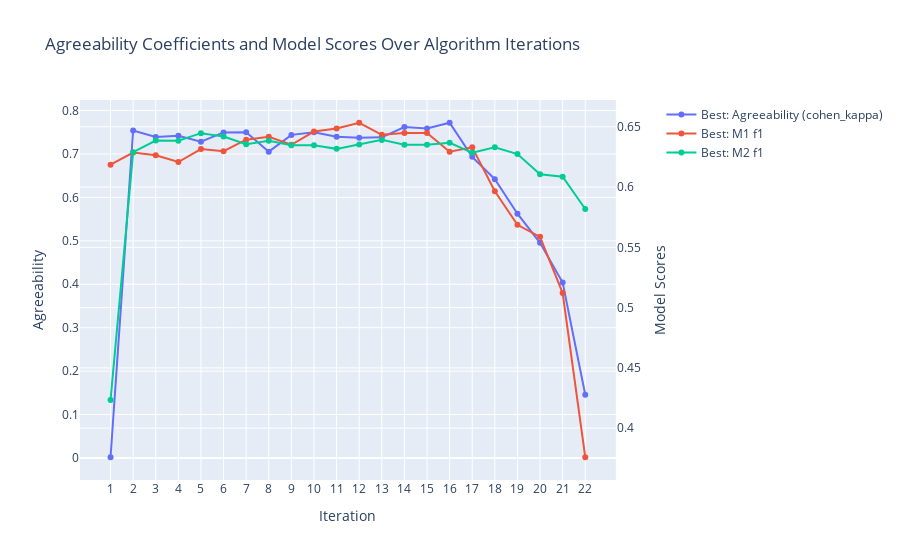

The code cell stored with this chart in its notebook:
### Code cell
seeker.plot_from_results()

### Figure 1 — Plotly figure (JSON) as saved in the notebook; plotly's stock layout.template omitted (floating-point values rounded to 4 significant figures)
{"data": [{"hoverinfo": "text", "hovertext": ["<br> Best: Agreeability (cohen_kappa): <br> 0.0016 <br> All: Mean Agreeability (cohen_kappa): <br> 0.0016 <br> All: Agreeability St. Dev.: <br> 0.0000", "<br> Best: Agreeability (cohen_kappa): <br> 0.7541 <br> All: Mean Agreeability (cohen_kappa): <br> 0.1012 <br> All: Agreeability St. Dev.: <br> 0.1629", "<br> Best: Agreeability (cohen_kappa): <br> 0.7393 <br> All: Mean Agreeability (cohen_kappa): <br> 0.6120 <br> All: Agreeability St. Dev.: <br> 0.1018", "<br> Best: Agreeability (cohen_kappa): <br> 0.7417 <br> All: Mean Agreeability (cohen_kappa): <br> 0.6498 <br> All: Agreeability St. Dev.: <br> 0.0690", "<br> Best: Agreeability (cohen_kappa): <br> 0.7282 <br> All: Mean Agreeability (cohen_kappa): <br> 0.6362 <br> All: Agreeability St. Dev.: <br> 0.0870", "<br> Best: Agreeability (cohen_kappa): <br> 0.7497 <br> All: Mean Agreeability (cohen_kappa): <br> 0.6428 <br> All: Agreeability St. Dev.: <br> 0.0746", "<br> Best: Agreeability (cohen_kappa): <br> 0.7500 <br> All: Mean Agreeability (cohen_kappa): <br> 0.6351 <br> All: Agreeability St. Dev.: <br> 0.0904", "<br> Best: Agreeability (cohen_kappa): <br> 0.7054 <br> All: Mean Agreeability (cohen_kappa): <br> 0.6383 <br> All: Agreeability St. Dev.: <br> 0.0862", "<br> Best: Agreeability (cohen_kappa): <br> 0.7440 <br> All: Mean Agreeability (cohen_kappa): <br> 0.6994 <br> All: Agreeability St. Dev.: <br> 0.0551", "<br> Best: Agreeability (cohen_kappa): <br> 0.7499 <br> All: Mean Agreeability (cohen_kappa): <br> 0.7026 <br> All: Agreeability St. Dev.: <br> 0.0380", "<br> Best: Agreeability (cohen_kappa): <br> 0.7399 <br> All: Mean Agreeability (cohen_kappa): <br> 0.6959 <br> All: Agreeability St. Dev.: <br> 0.0486", "<br> Best: Agreeability (cohen_kappa): <br> 0.7375 <br> All: Mean Agreeability (cohen_kappa): <br> 0.6973 <br> All: Agreeability St. Dev.: <br> 0.0397", "<br> Best: Agreeability (cohen_kappa): <br> 0.7383 <br> All: Mean Agreeability (cohen_kappa): <br> 0.6921 <br> All: Agreeability St. Dev.: <br> 0.0469", "<br> Best: Agreeability (cohen_kappa): <br> 0.7621 <br> All: Mean Agreeability (cohen_kappa): <br> 0.6930 <br> All: Agreeability St. Dev.: <br> 0.0421", "<br> Best: Agreeability (cohen_kappa): <br> 0.7586 <br> All: Mean Agreeability (cohen_kappa): <br> 0.7082 <br> All: Agreeability St. Dev.: <br> 0.0444", "<br> Best: Agreeability (cohen_kappa): <br> 0.7719 <br> All: Mean Agreeability (cohen_kappa): <br> 0.6892 <br> All: Agreeability St. Dev.: <br> 0.0748", "<br> Best: Agreeability (cohen_kappa): <br> 0.6934 <br> All: Mean Agreeability (cohen_kappa): <br> 0.6822 <br> All: Agreeability St. Dev.: <br> 0.0529", "<br> Best: Agreeability (cohen_kappa): <br> 0.6420 <br> All: Mean Agreeability (cohen_kappa): <br> 0.6286 <br> All: Agreeability St. Dev.: <br> 0.0418", "<br> Best: Agreeability (cohen_kappa): <br> 0.5625 <br> All: Mean Agreeability (cohen_kappa): <br> 0.5291 <br> All: Agreeability St. Dev.: <br> 0.0647", "<br> Best: Agreeability (cohen_kappa): <br> 0.4953 <br> All: Mean Agreeability (cohen_kappa): <br> 0.4253 <br> All: Agreeability St. Dev.: <br> 0.0668", "<br> Best: Agreeability (cohen_kappa): <br> 0.4039 <br> All: Mean Agreeability (cohen_kappa): <br> 0.3544 <br> All: Agreeability St. Dev.: <br> 0.0549", "<br> Best: Agreeability (cohen_kappa): <br> 0.1455 <br> All: Mean Agreeability (cohen_kappa): <br> 0.0727 <br> All: Agreeability St. Dev.: <br> 0.0727"], "mode": "lines+markers", "name": "Best: Agreeability (cohen_kappa)", "type": "scatter", "x": [1, 2, 3, 4, 5, 6, 7, 8, 9, 10, 11, 12, 13, 14, 15, 16, 17, 18, 19, 20, 21, 22], "xaxis": "x", "y": [0.001614, 0.7541, 0.7393, 0.7417, 0.7282, 0.7497, 0.75, 0.7054, 0.744, 0.7499, 0.7399, 0.7375, 0.7383, 0.7621, 0.7586, 0.7719, 0.6934, 0.642, 0.5625, 0.4953, 0.4039, 0.1455], "yaxis": "y"}, {"hoverinfo": "text", "hovertext": ["<br> Best: M1 f1: <br> 0.6186 <br> Best: M1 Included Features: <br> Latitude, Longitude, Gender, SeniorCitizen, Partner, Dependents, TenureMonths, PhoneService, PaperlessBilling, MonthlyCharges, TotalCharges, CLTV, MultipleLines_No_phone_service, MultipleLines_Yes, InternetService_Fiber_optic, InternetService_No, OnlineSecurity_No_internet_service, OnlineSecurity_Yes, OnlineBackup_No_internet_service, OnlineBackup_Yes, DeviceProtection_No_internet_service, DeviceProtection_Yes, TechSupport_No_internet_service, TechSupport_Yes, StreamingTV_No_internet_service, StreamingTV_Yes, StreamingMovies_No_internet_service, StreamingMovies_Yes, Contract_One_year, Contract_Two_year, PaymentMethod_Credit_card_(automatic), PaymentMethod_Electronic_check, PaymentMethod_Mailed_check <br> All: M1 Mean f1: <br> 0.6186 <br> All: M1 STD f1: <br> 0.0000", "<br> Best: M1 f1: <br> 0.6286 <br> Best: M1 Included Features: <br> Latitude, Longitude, Gender, SeniorCitizen, Partner, Dependents, TenureMonths, PhoneService, PaperlessBilling, MonthlyCharges, TotalCharges, CLTV, MultipleLines_No_phone_service, MultipleLines_Yes, InternetService_Fiber_optic, InternetService_No, OnlineSecurity_No_internet_service, OnlineSecurity_Yes, DeviceProtection_No_internet_service, DeviceProtection_Yes, TechSupport_No_internet_service, TechSupport_Yes, StreamingTV_No_internet_service, StreamingTV_Yes, StreamingMovies_No_internet_service, StreamingMovies_Yes, Contract_One_year, Contract_Two_year, PaymentMethod_Credit_card_(automatic), PaymentMethod_Electronic_check, PaymentMethod_Mailed_check <br> All: M1 Mean f1: <br> 0.6114 <br> All: M1 STD f1: <br> 0.0109", "<br> Best: M1 f1: <br> 0.6264 <br> Best: M1 Included Features: <br> Latitude, Gender, SeniorCitizen, Partner, Dependents, TenureMonths, PhoneService, PaperlessBilling, MonthlyCharges, TotalCharges, CLTV, MultipleLines_No_phone_service, MultipleLines_Yes, InternetService_Fiber_optic, InternetService_No, OnlineSecurity_No_internet_service, OnlineSecurity_Yes, DeviceProtection_No_internet_service, DeviceProtection_Yes, TechSupport_No_internet_service, TechSupport_Yes, StreamingTV_No_internet_service, StreamingTV_Yes, StreamingMovies_No_internet_service, StreamingMovies_Yes, Contract_One_year, Contract_Two_year, PaymentMethod_Credit_card_(automatic), PaymentMethod_Electronic_check, PaymentMethod_Mailed_check <br> All: M1 Mean f1: <br> 0.6092 <br> All: M1 STD f1: <br> 0.0103", "<br> Best: M1 f1: <br> 0.6208 <br> Best: M1 Included Features: <br> Latitude, Gender, SeniorCitizen, Partner, TenureMonths, PhoneService, PaperlessBilling, MonthlyCharges, TotalCharges, CLTV, MultipleLines_No_phone_service, MultipleLines_Yes, InternetService_Fiber_optic, InternetService_No, OnlineSecurity_No_internet_service, OnlineSecurity_Yes, DeviceProtection_No_internet_service, DeviceProtection_Yes, TechSupport_No_internet_service, TechSupport_Yes, StreamingTV_No_internet_service, StreamingTV_Yes, StreamingMovies_No_internet_service, StreamingMovies_Yes, Contract_One_year, Contract_Two_year, PaymentMethod_Credit_card_(automatic), PaymentMethod_Electronic_check, PaymentMethod_Mailed_check <br> All: M1 Mean f1: <br> 0.6114 <br> All: M1 STD f1: <br> 0.0063", "<br> Best: M1 f1: <br> 0.6316 <br> Best: M1 Included Features: <br> Latitude, Gender, SeniorCitizen, Partner, TenureMonths, PhoneService, PaperlessBilling, MonthlyCharges, TotalCharges, CLTV, MultipleLines_No_phone_service, MultipleLines_Yes, OnlineSecurity_No_internet_service, OnlineSecurity_Yes, DeviceProtection_No_internet_service, DeviceProtection_Yes, TechSupport_No_internet_service, TechSupport_Yes, StreamingTV_No_internet_service, StreamingTV_Yes, StreamingMovies_No_internet_service, StreamingMovies_Yes, Contract_One_year, Contract_Two_year, PaymentMethod_Credit_card_(automatic), PaymentMethod_Electronic_check, PaymentMethod_Mailed_check <br> All: M1 Mean f1: <br> 0.6140 <br> All: M1 STD f1: <br> 0.0105", "<br> Best: M1 f1: <br> 0.6298 <br> Best: M1 Included Features: <br> Latitude, Gender, SeniorCitizen, TenureMonths, PhoneService, PaperlessBilling, MonthlyCharges, TotalCharges, CLTV, MultipleLines_No_phone_service, MultipleLines_Yes, OnlineSecurity_No_internet_service, OnlineSecurity_Yes, DeviceProtection_No_internet_service, DeviceProtection_Yes, TechSupport_No_internet_service, TechSupport_Yes, StreamingTV_No_internet_service, StreamingTV_Yes, StreamingMovies_No_internet_service, StreamingMovies_Yes, Contract_One_year, Contract_Two_year, PaymentMethod_Credit_card_(automatic), PaymentMethod_Electronic_check, PaymentMethod_Mailed_check <br> All: M1 Mean f1: <br> 0.6103 <br> All: M1 STD f1: <br> 0.0127", "<br> Best: M1 f1: <br> 0.6393 <br> Best: M1 Included Features: <br> Latitude, Gender, SeniorCitizen, TenureMonths, PhoneService, PaperlessBilling, MonthlyCharges, TotalCharges, CLTV, MultipleLines_No_phone_service, MultipleLines_Yes, DeviceProtection_No_internet_service, DeviceProtection_Yes, TechSupport_No_internet_service, TechSupport_Yes, StreamingTV_No_internet_service, StreamingTV_Yes, StreamingMovies_No_internet_service, StreamingMovies_Yes, Contract_One_year, Contract_Two_year, PaymentMethod_Credit_card_(automatic), PaymentMethod_Electronic_check, PaymentMethod_Mailed_check <br> All: M1 Mean f1: <br> 0.6145 <br> All: M1 STD f1: <br> 0.0145", "<br> Best: M1 f1: <br> 0.6418 <br> Best: M1 Included Features: <br> Latitude, Gender, SeniorCitizen, TenureMonths, PhoneService, PaperlessBilling, TotalCharges, CLTV, MultipleLines_No_phone_service, MultipleLines_Yes, DeviceProtection_No_internet_service, DeviceProtection_Yes, TechSupport_No_internet_service, TechSupport_Yes, StreamingTV_No_internet_service, StreamingTV_Yes, StreamingMovies_No_internet_service, StreamingMovies_Yes, Contract_One_year, Contract_Two_year, PaymentMethod_Credit_card_(automatic), PaymentMethod_Electronic_check, PaymentMethod_Mailed_check <br> All: M1 Mean f1: <br> 0.6260 <br> All: M1 STD f1: <br> 0.0144", "<br> Best: M1 f1: <br> 0.6351 <br> Best: M1 Included Features: <br> Latitude, Gender, SeniorCitizen, TenureMonths, PhoneService, PaperlessBilling, TotalCharges, CLTV, MultipleLines_No_phone_service, MultipleLines_Yes, DeviceProtection_No_internet_service, DeviceProtection_Yes, TechSupport_No_internet_service, TechSupport_Yes, StreamingTV_No_internet_service, StreamingTV_Yes, Contract_One_year, Contract_Two_year, PaymentMethod_Credit_card_(automatic), PaymentMethod_Electronic_check, PaymentMethod_Mailed_check <br> All: M1 Mean f1: <br> 0.6222 <br> All: M1 STD f1: <br> 0.0135", "<br> Best: M1 f1: <br> 0.6460 <br> Best: M1 Included Features: <br> Latitude, Gender, SeniorCitizen, TenureMonths, PhoneService, PaperlessBilling, CLTV, MultipleLines_No_phone_service, MultipleLines_Yes, DeviceProtection_No_internet_service, DeviceProtection_Yes, TechSupport_No_internet_service, TechSupport_Yes, StreamingTV_No_internet_service, StreamingTV_Yes, Contract_One_year, Contract_Two_year, PaymentMethod_Credit_card_(automatic), PaymentMethod_Electronic_check, PaymentMethod_Mailed_check <br> All: M1 Mean f1: <br> 0.6181 <br> All: M1 STD f1: <br> 0.0145", "<br> Best: M1 f1: <br> 0.6486 <br> Best: M1 Included Features: <br> Latitude, Gender, SeniorCitizen, TenureMonths, PhoneService, CLTV, MultipleLines_No_phone_service, MultipleLines_Yes, DeviceProtection_No_internet_service, DeviceProtection_Yes, TechSupport_No_internet_service, TechSupport_Yes, StreamingTV_No_internet_service, StreamingTV_Yes, Contract_One_year, Contract_Two_year, PaymentMethod_Credit_card_(automatic), PaymentMethod_Electronic_check, PaymentMethod_Mailed_check <br> All: M1 Mean f1: <br> 0.6252 <br> All: M1 STD f1: <br> 0.0115", "<br> Best: M1 f1: <br> 0.6534 <br> Best: M1 Included Features: <br> Latitude, Gender, SeniorCitizen, PhoneService, CLTV, MultipleLines_No_phone_service, MultipleLines_Yes, DeviceProtection_No_internet_service, DeviceProtection_Yes, TechSupport_No_internet_service, TechSupport_Yes, StreamingTV_No_internet_service, StreamingTV_Yes, Contract_One_year, Contract_Two_year, PaymentMethod_Credit_card_(automatic), PaymentMethod_Electronic_check, PaymentMethod_Mailed_check <br> All: M1 Mean f1: <br> 0.6237 <br> All: M1 STD f1: <br> 0.0159", "<br> Best: M1 f1: <br> 0.6434 <br> Best: M1 Included Features: <br> Latitude, Gender, SeniorCitizen, PhoneService, CLTV, DeviceProtection_No_internet_service, DeviceProtection_Yes, TechSupport_No_internet_service, TechSupport_Yes, StreamingTV_No_internet_service, StreamingTV_Yes, Contract_One_year, Contract_Two_year, PaymentMethod_Credit_card_(automatic), PaymentMethod_Electronic_check, PaymentMethod_Mailed_check <br> All: M1 Mean f1: <br> 0.6184 <br> All: M1 STD f1: <br> 0.0180", "<br> Best: M1 f1: <br> 0.6448 <br> Best: M1 Included Features: <br> Latitude, Gender, SeniorCitizen, PhoneService, CLTV, DeviceProtection_No_internet_service, DeviceProtection_Yes, TechSupport_No_internet_service, TechSupport_Yes, StreamingTV_No_internet_service, StreamingTV_Yes, Contract_One_year, Contract_Two_year <br> All: M1 Mean f1: <br> 0.6198 <br> All: M1 STD f1: <br> 0.0196", "<br> Best: M1 f1: <br> 0.6448 <br> Best: M1 Included Features: <br> Latitude, Gender, SeniorCitizen, PhoneService, CLTV, TechSupport_No_internet_service, TechSupport_Yes, StreamingTV_No_internet_service, StreamingTV_Yes, Contract_One_year, Contract_Two_year <br> All: M1 Mean f1: <br> 0.6241 <br> All: M1 STD f1: <br> 0.0127", "<br> Best: M1 f1: <br> 0.6293 <br> Best: M1 Included Features: <br> Latitude, Gender, SeniorCitizen, PhoneService, CLTV, TechSupport_No_internet_service, TechSupport_Yes, Contract_One_year, Contract_Two_year <br> All: M1 Mean f1: <br> 0.6172 <br> All: M1 STD f1: <br> 0.0097", "<br> Best: M1 f1: <br> 0.6330 <br> Best: M1 Included Features: <br> Gender, SeniorCitizen, PhoneService, CLTV, TechSupport_No_internet_service, TechSupport_Yes, Contract_One_year, Contract_Two_year <br> All: M1 Mean f1: <br> 0.6181 <br> All: M1 STD f1: <br> 0.0091", "<br> Best: M1 f1: <br> 0.5966 <br> Best: M1 Included Features: <br> Gender, SeniorCitizen, PhoneService, CLTV, TechSupport_No_internet_service, TechSupport_Yes <br> All: M1 Mean f1: <br> 0.5895 <br> All: M1 STD f1: <br> 0.0073", "<br> Best: M1 f1: <br> 0.5687 <br> Best: M1 Included Features: <br> Gender, SeniorCitizen, PhoneService, TechSupport_No_internet_service, TechSupport_Yes <br> All: M1 Mean f1: <br> 0.5528 <br> All: M1 STD f1: <br> 0.0169", "<br> Best: M1 f1: <br> 0.5587 <br> Best: M1 Included Features: <br> Gender, SeniorCitizen, TechSupport_No_internet_service, TechSupport_Yes <br> All: M1 Mean f1: <br> 0.5180 <br> All: M1 STD f1: <br> 0.0505", "<br> Best: M1 f1: <br> 0.5121 <br> Best: M1 Included Features: <br> Gender, SeniorCitizen <br> All: M1 Mean f1: <br> 0.4752 <br> All: M1 STD f1: <br> 0.0394", "<br> Best: M1 f1: <br> 0.3759 <br> Best: M1 Included Features: <br> SeniorCitizen <br> All: M1 Mean f1: <br> 0.3567 <br> All: M1 STD f1: <br> 0.0192"], "mode": "lines+markers", "name": "Best: M1 f1", "type": "scatter", "x": [1, 2, 3, 4, 5, 6, 7, 8, 9, 10, 11, 12, 13, 14, 15, 16, 17, 18, 19, 20, 21, 22], "xaxis": "x", "y": [0.6186, 0.6286, 0.6264, 0.6208, 0.6316, 0.6298, 0.6393, 0.6418, 0.6351, 0.646, 0.6486, 0.6534, 0.6434, 0.6448, 0.6448, 0.6293, 0.633, 0.5966, 0.5687, 0.5587, 0.5121, 0.3759], "yaxis": "y2"}, {"hoverinfo": "text", "hovertext": ["<br> Best: M2 f1: <br> 0.4234 <br> Best: M2 Included Features: <br> Latitude, Longitude, Gender, SeniorCitizen, Partner, Dependents, TenureMonths, PhoneService, PaperlessBilling, MonthlyCharges, TotalCharges, CLTV, MultipleLines_No_phone_service, MultipleLines_Yes, InternetService_Fiber_optic, InternetService_No, OnlineSecurity_No_internet_service, OnlineSecurity_Yes, OnlineBackup_No_internet_service, OnlineBackup_Yes, DeviceProtection_No_internet_service, DeviceProtection_Yes, TechSupport_No_internet_service, TechSupport_Yes, StreamingTV_No_internet_service, StreamingTV_Yes, StreamingMovies_No_internet_service, StreamingMovies_Yes, Contract_One_year, Contract_Two_year, PaymentMethod_Credit_card_(automatic), PaymentMethod_Electronic_check, PaymentMethod_Mailed_check <br> All: M2 Mean f1: <br> 0.4234 <br> All: M2 STD f1: <br> 0.0000", "<br> Best: M2 f1: <br> 0.6290 <br> Best: M2 Included Features: <br> Latitude, Longitude, Gender, SeniorCitizen, Partner, Dependents, TenureMonths, PhoneService, PaperlessBilling, MonthlyCharges, TotalCharges, MultipleLines_No_phone_service, MultipleLines_Yes, InternetService_Fiber_optic, InternetService_No, OnlineSecurity_No_internet_service, OnlineSecurity_Yes, OnlineBackup_No_internet_service, OnlineBackup_Yes, DeviceProtection_No_internet_service, DeviceProtection_Yes, TechSupport_No_internet_service, TechSupport_Yes, StreamingTV_No_internet_service, StreamingTV_Yes, StreamingMovies_No_internet_service, StreamingMovies_Yes, Contract_One_year, Contract_Two_year, PaymentMethod_Credit_card_(automatic), PaymentMethod_Electronic_check, PaymentMethod_Mailed_check <br> All: M2 Mean f1: <br> 0.4562 <br> All: M2 STD f1: <br> 0.0479", "<br> Best: M2 f1: <br> 0.6386 <br> Best: M2 Included Features: <br> Latitude, Longitude, Gender, SeniorCitizen, Partner, Dependents, TenureMonths, PhoneService, PaperlessBilling, MonthlyCharges, TotalCharges, MultipleLines_No_phone_service, MultipleLines_Yes, InternetService_Fiber_optic, InternetService_No, OnlineSecurity_No_internet_service, OnlineSecurity_Yes, OnlineBackup_No_internet_service, OnlineBackup_Yes, DeviceProtection_No_internet_service, DeviceProtection_Yes, TechSupport_No_internet_service, TechSupport_Yes, StreamingMovies_No_internet_service, StreamingMovies_Yes, Contract_One_year, Contract_Two_year, PaymentMethod_Credit_card_(automatic), PaymentMethod_Electronic_check, PaymentMethod_Mailed_check <br> All: M2 Mean f1: <br> 0.6018 <br> All: M2 STD f1: <br> 0.0291", "<br> Best: M2 f1: <br> 0.6385 <br> Best: M2 Included Features: <br> Latitude, Longitude, Gender, SeniorCitizen, Partner, Dependents, PhoneService, PaperlessBilling, MonthlyCharges, TotalCharges, MultipleLines_No_phone_service, MultipleLines_Yes, InternetService_Fiber_optic, InternetService_No, OnlineSecurity_No_internet_service, OnlineSecurity_Yes, OnlineBackup_No_internet_service, OnlineBackup_Yes, DeviceProtection_No_internet_service, DeviceProtection_Yes, TechSupport_No_internet_service, TechSupport_Yes, StreamingMovies_No_internet_service, StreamingMovies_Yes, Contract_One_year, Contract_Two_year, PaymentMethod_Credit_card_(automatic), PaymentMethod_Electronic_check, PaymentMethod_Mailed_check <br> All: M2 Mean f1: <br> 0.6148 <br> All: M2 STD f1: <br> 0.0163", "<br> Best: M2 f1: <br> 0.6447 <br> Best: M2 Included Features: <br> Latitude, Longitude, Gender, SeniorCitizen, Partner, Dependents, PhoneService, PaperlessBilling, MonthlyCharges, TotalCharges, MultipleLines_No_phone_service, MultipleLines_Yes, InternetService_Fiber_optic, InternetService_No, OnlineSecurity_No_internet_service, OnlineSecurity_Yes, DeviceProtection_No_internet_service, DeviceProtection_Yes, TechSupport_No_internet_service, TechSupport_Yes, StreamingMovies_No_internet_service, StreamingMovies_Yes, Contract_One_year, Contract_Two_year, PaymentMethod_Credit_card_(automatic), PaymentMethod_Electronic_check, PaymentMethod_Mailed_check <br> All: M2 Mean f1: <br> 0.6092 <br> All: M2 STD f1: <br> 0.0267", "<br> Best: M2 f1: <br> 0.6420 <br> Best: M2 Included Features: <br> Latitude, Longitude, Gender, Partner, Dependents, PhoneService, PaperlessBilling, MonthlyCharges, TotalCharges, MultipleLines_No_phone_service, MultipleLines_Yes, InternetService_Fiber_optic, InternetService_No, OnlineSecurity_No_internet_service, OnlineSecurity_Yes, DeviceProtection_No_internet_service, DeviceProtection_Yes, TechSupport_No_internet_service, TechSupport_Yes, StreamingMovies_No_internet_service, StreamingMovies_Yes, Contract_One_year, Contract_Two_year, PaymentMethod_Credit_card_(automatic), PaymentMethod_Electronic_check, PaymentMethod_Mailed_check <br> All: M2 Mean f1: <br> 0.6137 <br> All: M2 STD f1: <br> 0.0192", "<br> Best: M2 f1: <br> 0.6355 <br> Best: M2 Included Features: <br> Longitude, Gender, Partner, Dependents, PhoneService, PaperlessBilling, MonthlyCharges, TotalCharges, MultipleLines_No_phone_service, MultipleLines_Yes, InternetService_Fiber_optic, InternetService_No, OnlineSecurity_No_internet_service, OnlineSecurity_Yes, DeviceProtection_No_internet_service, DeviceProtection_Yes, TechSupport_No_internet_service, TechSupport_Yes, StreamingMovies_No_internet_service, StreamingMovies_Yes, Contract_One_year, Contract_Two_year, PaymentMethod_Credit_card_(automatic), PaymentMethod_Electronic_check, PaymentMethod_Mailed_check <br> All: M2 Mean f1: <br> 0.6094 <br> All: M2 STD f1: <br> 0.0244", "<br> Best: M2 f1: <br> 0.6383 <br> Best: M2 Included Features: <br> Longitude, Gender, Partner, Dependents, PhoneService, MonthlyCharges, TotalCharges, MultipleLines_No_phone_service, MultipleLines_Yes, InternetService_Fiber_optic, InternetService_No, OnlineSecurity_No_internet_service, OnlineSecurity_Yes, DeviceProtection_No_internet_service, DeviceProtection_Yes, TechSupport_No_internet_service, TechSupport_Yes, StreamingMovies_No_internet_service, StreamingMovies_Yes, Contract_One_year, Contract_Two_year, PaymentMethod_Credit_card_(automatic), PaymentMethod_Electronic_check, PaymentMethod_Mailed_check <br> All: M2 Mean f1: <br> 0.6109 <br> All: M2 STD f1: <br> 0.0243", "<br> Best: M2 f1: <br> 0.6346 <br> Best: M2 Included Features: <br> Longitude, Gender, Partner, Dependents, PhoneService, TotalCharges, MultipleLines_No_phone_service, MultipleLines_Yes, InternetService_Fiber_optic, InternetService_No, OnlineSecurity_No_internet_service, OnlineSecurity_Yes, DeviceProtection_No_internet_service, DeviceProtection_Yes, TechSupport_No_internet_service, TechSupport_Yes, StreamingMovies_No_internet_service, StreamingMovies_Yes, Contract_One_year, Contract_Two_year, PaymentMethod_Credit_card_(automatic), PaymentMethod_Electronic_check, PaymentMethod_Mailed_check <br> All: M2 Mean f1: <br> 0.6234 <br> All: M2 STD f1: <br> 0.0116", "<br> Best: M2 f1: <br> 0.6347 <br> Best: M2 Included Features: <br> Gender, Partner, Dependents, PhoneService, TotalCharges, MultipleLines_No_phone_service, MultipleLines_Yes, InternetService_Fiber_optic, InternetService_No, OnlineSecurity_No_internet_service, OnlineSecurity_Yes, DeviceProtection_No_internet_service, DeviceProtection_Yes, TechSupport_No_internet_service, TechSupport_Yes, StreamingMovies_No_internet_service, StreamingMovies_Yes, Contract_One_year, Contract_Two_year, PaymentMethod_Credit_card_(automatic), PaymentMethod_Electronic_check, PaymentMethod_Mailed_check <br> All: M2 Mean f1: <br> 0.6205 <br> All: M2 STD f1: <br> 0.0116", "<br> Best: M2 f1: <br> 0.6317 <br> Best: M2 Included Features: <br> Gender, Partner, Dependents, PhoneService, TotalCharges, InternetService_Fiber_optic, InternetService_No, OnlineSecurity_No_internet_service, OnlineSecurity_Yes, DeviceProtection_No_internet_service, DeviceProtection_Yes, TechSupport_No_internet_service, TechSupport_Yes, StreamingMovies_No_internet_service, StreamingMovies_Yes, Contract_One_year, Contract_Two_year, PaymentMethod_Credit_card_(automatic), PaymentMethod_Electronic_check, PaymentMethod_Mailed_check <br> All: M2 Mean f1: <br> 0.6175 <br> All: M2 STD f1: <br> 0.0114", "<br> Best: M2 f1: <br> 0.6354 <br> Best: M2 Included Features: <br> Gender, Dependents, PhoneService, TotalCharges, InternetService_Fiber_optic, InternetService_No, OnlineSecurity_No_internet_service, OnlineSecurity_Yes, DeviceProtection_No_internet_service, DeviceProtection_Yes, TechSupport_No_internet_service, TechSupport_Yes, StreamingMovies_No_internet_service, StreamingMovies_Yes, Contract_One_year, Contract_Two_year, PaymentMethod_Credit_card_(automatic), PaymentMethod_Electronic_check, PaymentMethod_Mailed_check <br> All: M2 Mean f1: <br> 0.6250 <br> All: M2 STD f1: <br> 0.0074", "<br> Best: M2 f1: <br> 0.6392 <br> Best: M2 Included Features: <br> Gender, Dependents, PhoneService, TotalCharges, InternetService_Fiber_optic, InternetService_No, OnlineSecurity_No_internet_service, OnlineSecurity_Yes, DeviceProtection_No_internet_service, DeviceProtection_Yes, TechSupport_No_internet_service, TechSupport_Yes, Contract_One_year, Contract_Two_year, PaymentMethod_Credit_card_(automatic), PaymentMethod_Electronic_check, PaymentMethod_Mailed_check <br> All: M2 Mean f1: <br> 0.6219 <br> All: M2 STD f1: <br> 0.0129", "<br> Best: M2 f1: <br> 0.6350 <br> Best: M2 Included Features: <br> Dependents, PhoneService, TotalCharges, InternetService_Fiber_optic, InternetService_No, OnlineSecurity_No_internet_service, OnlineSecurity_Yes, DeviceProtection_No_internet_service, DeviceProtection_Yes, TechSupport_No_internet_service, TechSupport_Yes, Contract_One_year, Contract_Two_year, PaymentMethod_Credit_card_(automatic), PaymentMethod_Electronic_check, PaymentMethod_Mailed_check <br> All: M2 Mean f1: <br> 0.6217 <br> All: M2 STD f1: <br> 0.0081", "<br> Best: M2 f1: <br> 0.6351 <br> Best: M2 Included Features: <br> PhoneService, TotalCharges, InternetService_Fiber_optic, InternetService_No, OnlineSecurity_No_internet_service, OnlineSecurity_Yes, DeviceProtection_No_internet_service, DeviceProtection_Yes, TechSupport_No_internet_service, TechSupport_Yes, Contract_One_year, Contract_Two_year, PaymentMethod_Credit_card_(automatic), PaymentMethod_Electronic_check, PaymentMethod_Mailed_check <br> All: M2 Mean f1: <br> 0.6241 <br> All: M2 STD f1: <br> 0.0095", "<br> Best: M2 f1: <br> 0.6367 <br> Best: M2 Included Features: <br> PhoneService, InternetService_Fiber_optic, InternetService_No, OnlineSecurity_No_internet_service, OnlineSecurity_Yes, DeviceProtection_No_internet_service, DeviceProtection_Yes, TechSupport_No_internet_service, TechSupport_Yes, Contract_One_year, Contract_Two_year, PaymentMethod_Credit_card_(automatic), PaymentMethod_Electronic_check, PaymentMethod_Mailed_check <br> All: M2 Mean f1: <br> 0.6225 <br> All: M2 STD f1: <br> 0.0123", "<br> Best: M2 f1: <br> 0.6284 <br> Best: M2 Included Features: <br> PhoneService, InternetService_Fiber_optic, InternetService_No, OnlineSecurity_No_internet_service, OnlineSecurity_Yes, TechSupport_No_internet_service, TechSupport_Yes, Contract_One_year, Contract_Two_year, PaymentMethod_Credit_card_(automatic), PaymentMethod_Electronic_check, PaymentMethod_Mailed_check <br> All: M2 Mean f1: <br> 0.6159 <br> All: M2 STD f1: <br> 0.0083", "<br> Best: M2 f1: <br> 0.6330 <br> Best: M2 Included Features: <br> PhoneService, InternetService_Fiber_optic, InternetService_No, OnlineSecurity_No_internet_service, OnlineSecurity_Yes, TechSupport_No_internet_service, TechSupport_Yes, Contract_One_year, Contract_Two_year <br> All: M2 Mean f1: <br> 0.6134 <br> All: M2 STD f1: <br> 0.0186", "<br> Best: M2 f1: <br> 0.6274 <br> Best: M2 Included Features: <br> PhoneService, InternetService_Fiber_optic, InternetService_No, OnlineSecurity_No_internet_service, OnlineSecurity_Yes, Contract_One_year, Contract_Two_year <br> All: M2 Mean f1: <br> 0.6099 <br> All: M2 STD f1: <br> 0.0129", "<br> Best: M2 f1: <br> 0.6106 <br> Best: M2 Included Features: <br> PhoneService, InternetService_Fiber_optic, InternetService_No, Contract_One_year, Contract_Two_year <br> All: M2 Mean f1: <br> 0.5896 <br> All: M2 STD f1: <br> 0.0162", "<br> Best: M2 f1: <br> 0.6086 <br> Best: M2 Included Features: <br> PhoneService, Contract_One_year, Contract_Two_year <br> All: M2 Mean f1: <br> 0.5905 <br> All: M2 STD f1: <br> 0.0153", "<br> Best: M2 f1: <br> 0.5818 <br> Best: M2 Included Features: <br> Contract_One_year, Contract_Two_year <br> All: M2 Mean f1: <br> nan <br> All: M2 STD f1: <br> nan"], "mode": "lines+markers", "name": "Best: M2 f1", "type": "scatter", "x": [1, 2, 3, 4, 5, 6, 7, 8, 9, 10, 11, 12, 13, 14, 15, 16, 17, 18, 19, 20, 21, 22], "xaxis": "x", "y": [0.4234, 0.629, 0.6386, 0.6385, 0.6447, 0.642, 0.6355, 0.6383, 0.6346, 0.6347, 0.6317, 0.6354, 0.6392, 0.635, 0.6351, 0.6367, 0.6284, 0.633, 0.6274, 0.6106, 0.6086, 0.5818], "yaxis": "y2"}], "layout": {"hovermode": "closest", "title": {"text": "Agreeability Coefficients and Model Scores Over Algorithm Iterations"}, "xaxis": {"anchor": "y", "domain": [0, 0.94], "title": {"text": "Iteration"}, "type": "category"}, "yaxis": {"anchor": "x", "domain": [0, 1], "title": {"text": "Agreeability"}}, "yaxis2": {"anchor": "x", "overlaying": "y", "side": "right", "title": {"text": "Model Scores"}}}}
